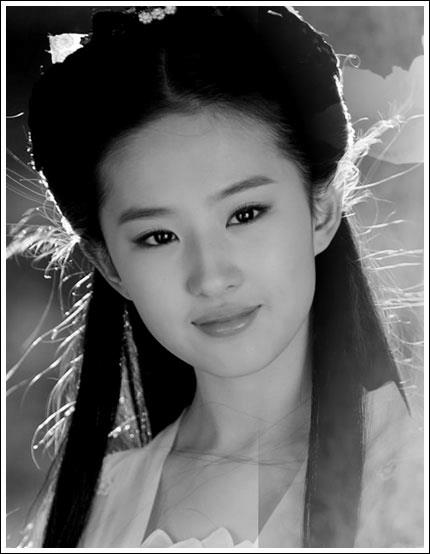
#> input picture original.bmp, 430 x 554 px, found by its file name; the run also reads 1 picture not shown here
$ python 4_image_evaluation.py
#> lines starting #> are read from the running program, lines starting #| are printed output that depends on the picture
import numpy as np
from PIL import Image
from skimage.metrics import peak_signal_noise_ratio, structural_similarity
import matplotlib.pyplot as plt
from matplotlib import rcParams

rcParams['font.family'] = 'Times New Roman'

IMG_REF = "original.bmp"
IMG_OUT = "output.bmp"

# 1. Đọc ảnh grayscale
img_ref = Image.open(IMG_REF).convert("L")
img_out = Image.open(IMG_OUT).convert("L")

ref = np.array(img_ref, dtype=np.uint8)
out = np.array(img_out, dtype=np.uint8)

if ref.shape != out.shape:
    raise ValueError("Hai ảnh KHÔNG cùng kích thước!")

psnr = peak_signal_noise_ratio(ref, out, data_range=255)
#> psnr = 34.16
ssim = structural_similarity(ref, out, data_range=255)
#> ssim = 0.961

plt.figure(figsize=(10, 5))
plt.subplot(1, 2, 1)
plt.imshow(ref, cmap="gray")
plt.title("Original Image", fontsize=12)
plt.axis("off")
plt.subplot(1, 2, 2)
plt.imshow(out, cmap="gray")
plt.title("Output Image", fontsize=12)
plt.axis("off")

plt.figtext(
    0.5, 0.03,
    f"PSNR = {psnr:.2f} dB    |    SSIM = {ssim:.4f}",
    ha="center",
    fontsize=12
)

plt.tight_layout(rect=[0, 0.05, 1, 1])
plt.show()
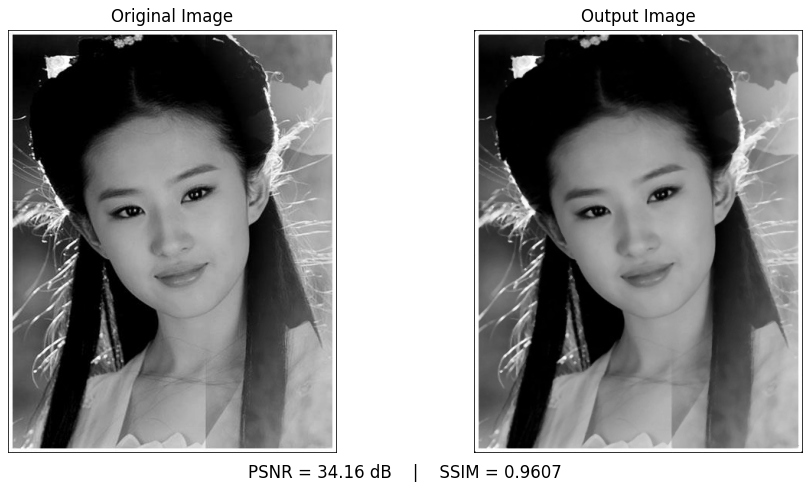
#> figure drawn by matplotlib, 2 panels

print(f"PSNR : {psnr:.2f} dB")
#| PSNR : 34.16 dB
print(f"SSIM : {ssim:.4f}")
#| SSIM : 0.9607
